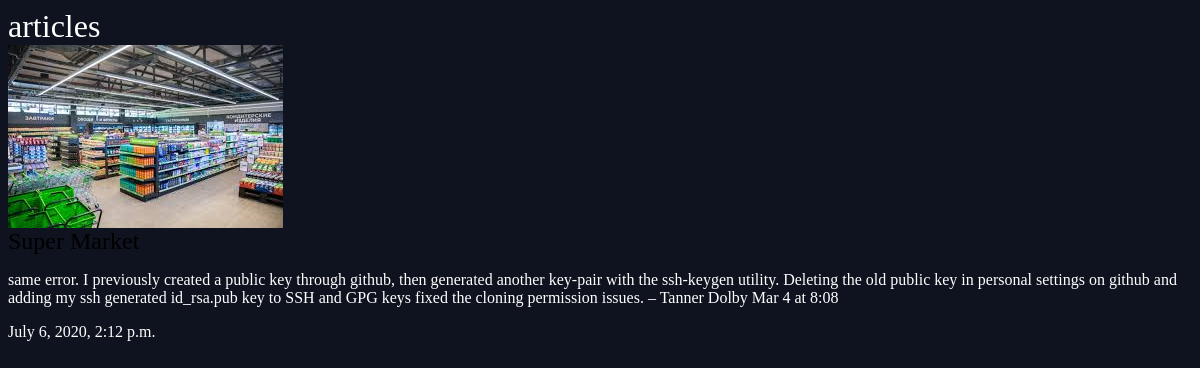
The page /articles/article/detail/super-market on the database its author committed.
### articles/models.py (models this page shows, shortened)
class Aricle(models.Model):
    title=models.CharField(max_length=100)
    slug=models.SlugField()
    body=models.TextField(max_length=500)
    date=models.DateTimeField(auto_now_add=True)
    thumb=models.ImageField(default='default.png',blank=True)
    def __str__(self):
     return self.title

### articles/views.py (the view)
# urls.py: path('article/detail/<str:slug>', views.article_detail, name='article'),
def article_detail(request,slug):
    article=get_object_or_404(Aricle,slug=slug)
    print(article)
    return render(request,'articles/article_detail.html',{'article':article})

### articles/templates/articles/article_detail.html
{% extends 'base_layout.html'%}
{% block content %}
    <div class="article-detail">
        <div class="article">
            <img src="{{article.thumb.url}}" alt="article">
            <h2>{{article.title}}</h2>
            <p>{{article.body}}</p>
            <p>{{article.date}}</p>
        </div>
    </div>
{% endblock %}

### assets/style.css (style rules this page uses)
body { background-color:#0f121f; }
body * { font-family:Ubuntu; }
h1,h2,h3,h4,h5 { font-weight:normal; margin:0; }
h1,p,a,a:hover,a:visited { color:#fff; text-decoration:none; }

### rows shown on the page
Aricle: thumb (picture), body "same error. I previously created a public key through github, then generated another key-pair with the ssh-keygen utility. Deleting the old public key in personal settings on github and adding my ssh generated id_rsa.pub key to SSH and GPG keys fixed the cloning permission issues. – Tanner Dolby Mar 4 at 8:08", date "July 6, 2020, 2:12 p.m."
